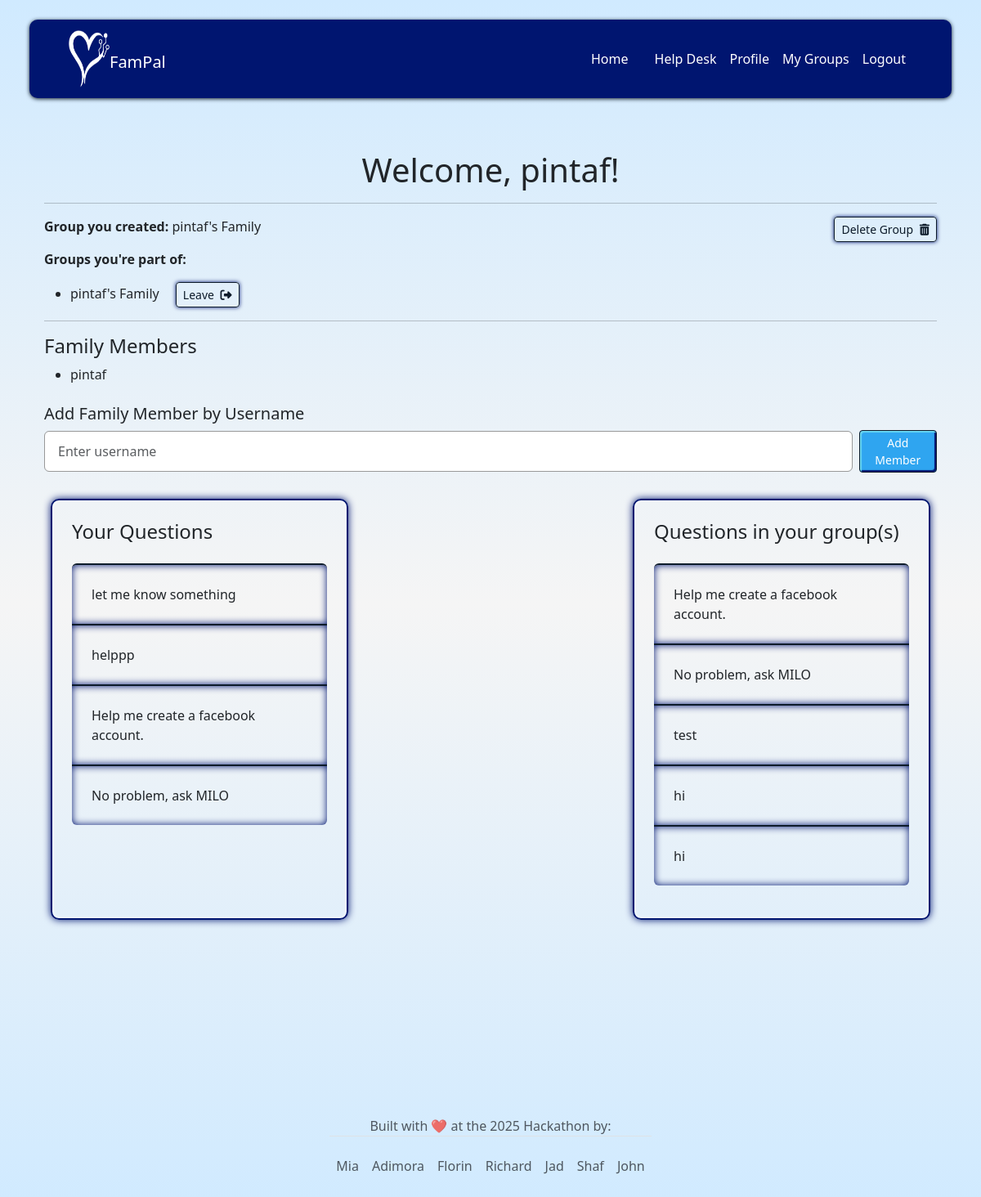
The app's page /profile/ (signed in) with its own data.
### families/models.py (models this page shows, shortened)
class FamilyGroup(models.Model):
    name = models.CharField(max_length=100)
    created_by = models.ForeignKey(User, on_delete=models.CASCADE, related_name='created_family_groups')
    created_at = models.DateTimeField(default=timezone.now)

class FamilyMembership(models.Model):
    user = models.ForeignKey(User, on_delete=models.CASCADE, related_name='family_memberships')
    family_group = models.ForeignKey(FamilyGroup, on_delete=models.CASCADE, related_name='memberships')
    joined_at = models.DateTimeField(default=timezone.now)
    class Meta:
        unique_together = ('user', 'family_group')

class Question(models.Model):
    user = models.ForeignKey(User, on_delete=models.CASCADE, related_name='questions')
    family_group = models.ForeignKey(
        FamilyGroup,
        on_delete=models.SET_NULL,
        null=True,
        blank=True,
        related_name='questions'
    )
    text = models.TextField()
    created_at = models.DateTimeField(default=timezone.now)

### userprofile/views.py (the view)
# urls.py: path('', views.profile_view, name='profile'),
@login_required
def profile_view(request):
    user = request.user
    group_created = FamilyGroup.objects.filter(created_by=user).first()
    groups_joined = user.family_memberships.select_related('family_group').all()
    user_questions = user.questions.all()
    group_questions = Question.objects.filter(
        family_group__in=[membership.family_group for membership in groups_joined]
    ) if groups_joined else []
    group_members = FamilyMembership.objects.filter(
        family_group__in=[membership.family_group for membership in groups_joined]
    ).select_related('user')
    show_create_button = not group_created and not groups_joined.exists()
    return render(request, 'userprofile/profile.html', {
        'user': user,
        'group_created': group_created,
        'groups_joined': groups_joined,
        'user_questions': user_questions,
        'group_questions': group_questions,
        'group_members': group_members,
        'show_create_button': show_create_button,
    })

### templates/userprofile/profile.html (shortened to what this page needs)
{% extends 'base.html' %}
{% block content %}
<div class="container mt-5">
  <h1 class="d-flex justify-content-center">Welcome, {{ user.get_full_name|default:user.username }}!</h1>
  <hr>
  <div class="d-flex justify-content-between">
    {% if group_created %}
    <p><strong>Group you created:</strong> {{ group_created.name }}</p>
    <form method="post" action="{% url 'delete_family' group_created.id %}" class="d-inline">
      <button type="submit" class="btn button-secondary btn-sm"
              onclick="return confirm('Are you sure you want to delete this family group? This will remove all members.')">
        Delete Group <i class="fas fa-trash-alt ms-1"></i>
      </button>
    </form>
    {% endif %}
  </div>
  {% if groups_joined %}
    <p><strong>Groups you're part of:</strong></p>
    <ul>
      {% for membership in groups_joined %}
        <li>
          {{ membership.family_group.name }}
          <form method="post" action="{% url 'leave_family' membership.id %}" class="d-inline ms-3">
            <button type="submit" class="btn btn-sm button-secondary">Leave <i class="fas fa-sign-out-alt ms-1"></i></button>
          </form>
        </li>
      {% endfor %}
    </ul>
  {% else %}
    <p>You're not part of any family group yet.</p>
  {% endif %}
  {% if group_members %}
    <hr>
    <h4>Family Members</h4>
    <ul>
      {% for membership in group_members %}
        <li>
          {{ membership.user.get_full_name|default:membership.user.username }}
        </li>
      {% endfor %}
    </ul>
  {% endif %}
  {% if group_created %}
    <div class="mt-4">
      <h5>Add Family Member by Username</h5>
      <form method="post" action="{% url 'add_family_member' %}" class="d-flex gap-2 align-items-center">
        <input
          type="text"
          name="username"
          placeholder="Enter username"
          class="form-control"
          required
        >
        <button type="submit" class="btn button-primary btn-sm">Add Member</button>
      </form>
    </div>
  {% endif %}
  <div class="container mt-5">
  <div class="row justify-content-between g-4">
    <div class="col-12 col-lg-4 profile-box p-4 m-2">
      <h4>Your Questions</h4>
      <ul class="ps-0 mt-4">
        {% for question in user_questions %}
        <li class="box p-4">{{ question.text }}</li>
        {% empty %}
        <li class="box-no-border p-5 px-4 d-flex justify-content-center">No questions asked yet.</li>
        {% endfor %}
      </ul>
    </div>
    <div class="col-12 col-lg-4 profile-box p-4 m-2">
      <h4>Questions in your group(s)</h4>
      <ul class="ps-0 mt-4">
        {% for question in group_questions %}
        <li class="box p-4">{{ question.text }}</li>
        {% empty %}
        <li class="box-no-border p-5 px-4 d-flex justify-content-center">No questions in your family group(s).</li>
        {% endfor %}
      </ul>
    </div>
  </div>
</div>
</div>
{% endblock %}

### static/css/main.css (style rules this page uses)
:root { --color-primary: #2fa5f0; --color-secondary: #3053ad; --color-bg: #001570; --color-hover: #57ccf9; --color-light: #68d6f1; --color-white: #ffffff; --color-dark: #0d1b2a; --box-shadow: rgba(17, 61, 69, 0.35) 0 0.5rem 1.5rem; --box-shadow-hover: rgba(147, 165, 169, 0.393) 0 0 0 3px; font-size: 100%; }
* { padding: 0; margin: 0; box-sizing: border-box; }
html { background: linear-gradient(to bottom, #d0eaff, #f5f5f5, #d0eaff); scroll-behavior: smooth; scroll-padding-top: 5rem; font-family: Roboto, sans-serif; }
body { background: linear-gradient(to bottom, #d0eaff, #f5f5f5, #d0eaff); min-height: 100dvh; }
form input.form-control { padding: 0.75rem 1rem; border: 1.5px solid #999; }
.card-question, .profile-box, .logout, .signup, .login, .TeamView { border: 2px solid var(--color-bg); border-radius: 10px; box-shadow: 0 0 10px var(--color-bg), inset 0 0 5px var(--color-white); }
.box, .box-no-border { list-style: none; border-top: 2px solid var(--color-dark); box-shadow: inset 0 0 10px var(--color-bg); }
ul.ps-0 > li:first-child { border-top-left-radius: 6px; border-top-right-radius: 6px; }
ul.ps-0 > li:last-child { border-bottom-left-radius: 6px; border-bottom-right-radius: 6px; }
ul.ps-0 > li:not(:first-child):not(:last-child) { border-radius: 0; }
.button-primary { background-color: var(--color-primary); border-color: var(--color-dark); box-shadow: inset 2px 2px 1px var(--color-light), inset -2px -2px 1px var(--color-bg); color: var(--color-white); }
.button-secondary { background-color: none; border-color: var(--color-dark); box-shadow: 0 0 5px var(--color-bg); color: var(--color-dark); }

### records on screen
FamilyGroup: name "pintaf's Family"
FamilyMembership: family_group.name "pintaf's Family", user.get_full_name "pintaf"
Question: text "let me know something"
Question: text "helppp"
Question: text "Help me create a facebook account."
Question: text "No problem, ask MILO"
Question: text "test"
Question: text "hi"
Question: text "hi"

### other values on screen
{{ user.get_full_name|default:user.username }} "pintaf"
